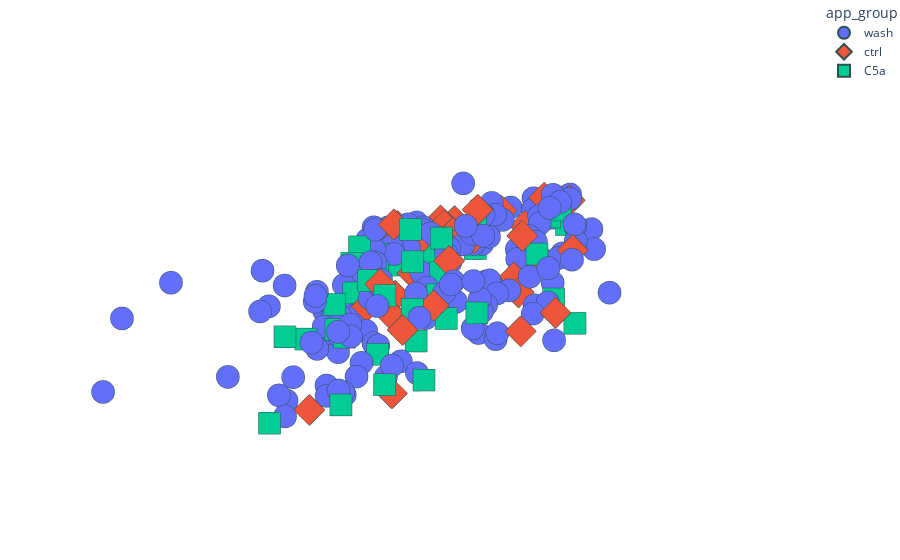

The notebook cell this image was saved under:
### Markdown cell above
#### PCA plot

### Code cell
group_factor = 'app_group'

if n_components == 2:
    fig = px.scatter(pca_df,
                     x='x', y='y',
                     color=group_factor,
                     symbol=group_factor)
    dot_size = 6
elif n_components == 3:
    fig = px.scatter_3d(pca_df,
                        x='x', y='y', z='z',
                        color=group_factor,
                        symbol=group_factor)
    dot_size = 2
else:
    logging.fatal('Incorrect n')

fig.update_traces(marker=dict(size=8,
                              line=dict(width=2,
                                        color='DarkSlateGrey')),
                  selector=dict(mode='markers'))
fig.update_layout(margin=dict(l=0, r=0, b=0, t=0),
                  legend= {'itemsizing': 'constant'},
                  scene=dict(xaxis=dict(showaxeslabels=False, showticklabels=False, showbackground=False, title=''),
                             yaxis=dict(showaxeslabels=False, showticklabels=False, showbackground=False, title=''), 
                             zaxis=dict(showaxeslabels=False, showticklabels=False, showbackground=False, title='')))
fig.show()

### Figure 1 — Plotly figure (JSON) as saved in the notebook; plotly's stock layout.template omitted (floating-point values rounded to 4 significant figures; data arrays with more than 128 entries replaced by an {"elided": "..."} marker saying what was removed)
{"data": [{"hovertemplate": "app_group=wash<br>x=%{x}<br>y=%{y}<br>z=%{z}<extra></extra>", "legendgroup": "wash", "marker": {"color": "#636efa", "line": {"color": "DarkSlateGrey", "width": 2}, "size": 8, "symbol": "circle"}, "mode": "markers", "name": "wash", "scene": "scene", "showlegend": true, "type": "scatter3d", "x": {"elided": "157 float values"}, "y": {"elided": "157 float values"}, "z": {"elided": "157 float values"}}, {"hovertemplate": "app_group=ctrl<br>x=%{x}<br>y=%{y}<br>z=%{z}<extra></extra>", "legendgroup": "ctrl", "marker": {"color": "#EF553B", "line": {"color": "DarkSlateGrey", "width": 2}, "size": 8, "symbol": "diamond"}, "mode": "markers", "name": "ctrl", "scene": "scene", "showlegend": true, "type": "scatter3d", "x": [16.58, 9.7, 17.58, -5.095, -10.29, 7.779, -18.76, -6.161, -20.2, -10.43, -22.55, -2.013, -14.72, -19.45, -12.12, -19.73, -24.67, -3.421, -1.145, 1.765, -11.58, 1.439, -0.19, -28.72, 4.974, -16.99, -3.734, -3.81, 0.692, -16.84, -6.487, -0.6095, -9.806, -5.245, 8.875, -12.72, 6.917, -8.44, -2.724, -7.99, -8.298, 27.26, -13.75, -9.973], "y": [9.954, -4.021, 9.081, -12.5, -1.711, -3.24, -3.255, -14.02, 0.5668, -7.876, 2.104, -13.28, 8.272, -4.049, -10.2, -5.589, 0.5927, -10.93, 1.357, -12.45, -2.423, 16.02, -4.803, 2.876, -3.256, -5.578, 17.56, -15.57, -7.782, 11.38, 9.821, -14.02, -8.66, -11.72, 0.6117, 5.225, 5.985, -2.477, -7.104, -4.017, 7.52, 5.231, -8.64, -3.247], "z": [4.789, -3.093, -5.195, -1.128, 0.3596, 0.1137, 1.067, -0.9711, -0.7313, -0.01635, -0.2597, -3.003, -1.327, 0.2009, -0.8532, 0.03484, 2.62, -0.516, 1.946, 0.02721, 4.431, -0.6941, -2.708, 1.447, -3.321, 0.3808, 0.2794, -2.285, 4.761, 1.153, -1.898, -1.614, -1.772, -2.255, -2.999, 2.691, 0.9646, 0.8606, -0.1162, 1.246, -1.388, -3.791, -0.9993, 0.9017]}, {"hovertemplate": "app_group=C5a<br>x=%{x}<br>y=%{y}<br>z=%{z}<extra></extra>", "legendgroup": "C5a", "marker": {"color": "#00cc96", "line": {"color": "DarkSlateGrey", "width": 2}, "size": 8, "symbol": "square"}, "mode": "markers", "name": "C5a", "scene": "scene", "showlegend": true, "type": "scatter3d", "x": [-4.655, 9.443, -1.189, -4.6, 15.62, 1.414, -4.113, 5.913, -13.55, 18.83, -15.64, -7.614, 31.82, -23.43, 20.93, 0.6018, 23.8, 0.5789, -16.61, 2.852, -23.45, -5.008, -0.3351, 9.378, 3.484, -21.98, -3.76, 15.18, 6.18, 9.917, 21.38, 5.438, -10.79, -11.42, 23.96, 17.19, 3.955, -17.92, 8.608, 6.258, 6.954, 10.02, -8.12, 14.68], "y": [-4.808, 4.494, -0.1819, -3.3, 4.479, -8.618, -7.881, 12.23, 7.529, 9.101, -3.266, -4.036, 3.675, 4.444, -3.274, -7.092, 6.765, -10.18, -5.574, 2.927, 5.955, 19.85, -5.483, 5.211, 5.211, 3.662, -5.569, 12.15, 1.313, -0.09221, 5.258, -6.301, -1.737, -2.471, -3.24, -1.682, -11.76, -4.028, -4.746, -10.98, 2.876, -6.34, 14.47, -4.839], "z": [-1.388, 0.9083, -0.8348, 2.119, -2.941, -0.3656, -0.4416, 2.639, 0.1898, -2.873, 0.2929, 0.3027, -3.745, 2.41, -1.874, -1.983, -4.375, -2.631, 0.9467, -0.9945, 0.3879, -0.896, 4.48, -4.053, -3.574, 1.422, -1.413, -2.523, 5.204, 0.9621, 3.775, -0.5828, -1.812, 1.42, 0.3215, -1.555, 0.6441, 0.3486, 0.3728, -0.8208, -0.6628, -1.814, -1.455, -0.5169]}], "layout": {"legend": {"itemsizing": "constant", "title": {"text": "app_group"}, "tracegroupgap": 0}, "margin": {"b": 0, "l": 0, "r": 0, "t": 0}, "scene": {"domain": {"x": [0, 1], "y": [0, 1]}, "xaxis": {"showaxeslabels": false, "showbackground": false, "showticklabels": false, "title": {"text": ""}}, "yaxis": {"showaxeslabels": false, "showbackground": false, "showticklabels": false, "title": {"text": ""}}, "zaxis": {"showaxeslabels": false, "showbackground": false, "showticklabels": false, "title": {"text": ""}}}}}
